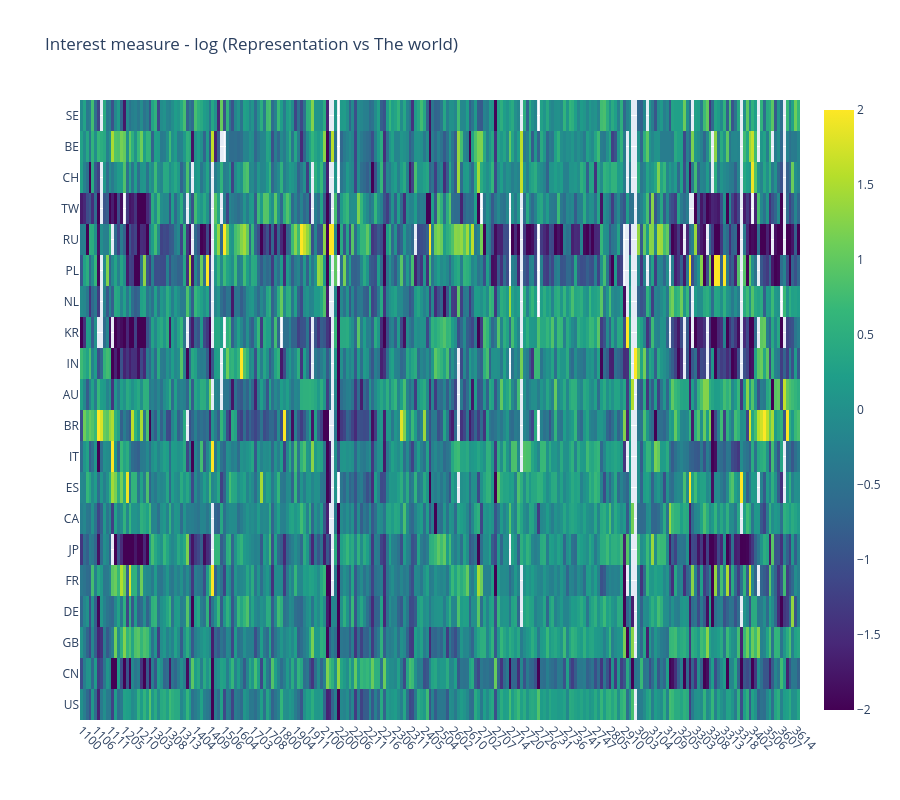

The notebook cell this image was saved under:
### Code cell
uf.plotly_heatmap(
    # df_country_subfield_norm_world_log,
    # y_labels=df_country_subfield_norm_world.index.astype(str).to_list(),
    df_country_subfield_norm_world_log.loc[uf.top_n_countries_by_articles(20)],
    y_labels=uf.top_n_countries_by_articles(20),
    x_labels=df_country_subfield_norm_world.columns.astype(str).to_list(),
    y_type="country",
    x_type="subfield",
    y_name="Country",
    x_name="Subfield",
    title="Interest measure - log (Representation vs The world)",
    line_height=40,
    z_min=-2, z_max=2
)

### Figure 1 — Plotly figure (JSON) as saved in the notebook; plotly's stock layout.template omitted (floating-point values rounded to 4 significant figures; data arrays with more than 128 entries replaced by an {"elided": "..."} marker saying what was removed)
{"data": [{"colorscale": [[0.0, "#440154"], [0.1111, "#482878"], [0.2222, "#3e4989"], [0.3333, "#31688e"], [0.4444, "#26828e"], [0.5556, "#1f9e89"], [0.6667, "#35b779"], [0.7778, "#6ece58"], [0.8889, "#b5de2b"], [1.0, "#fde725"]], "customdata": {"elided": "20x252x2 str values"}, "hovertemplate": "<b>Subfield: </b>%{customdata[0]}<br><b>Country: </b>%{customdata[1]}<br><b>Z: </b> %{z:.3f}<br><extra></extra>", "x": {"elided": "252 str values"}, "y": ["SE", "BE", "CH", "TW", "RU", "PL", "NL", "KR", "IN", "AU", "BR", "IT", "ES", "CA", "JP", "FR", "DE", "GB", "CN", "US"], "z": {"elided": "20x252 float values"}, "zmax": 2, "zmin": -2, "type": "heatmap"}], "layout": {"xaxis": {"tickangle": 45, "automargin": true}, "yaxis": {"autorange": "reversed", "automargin": true}, "title": {"text": "Interest measure - log (Representation vs The world)"}, "height": 800}}
